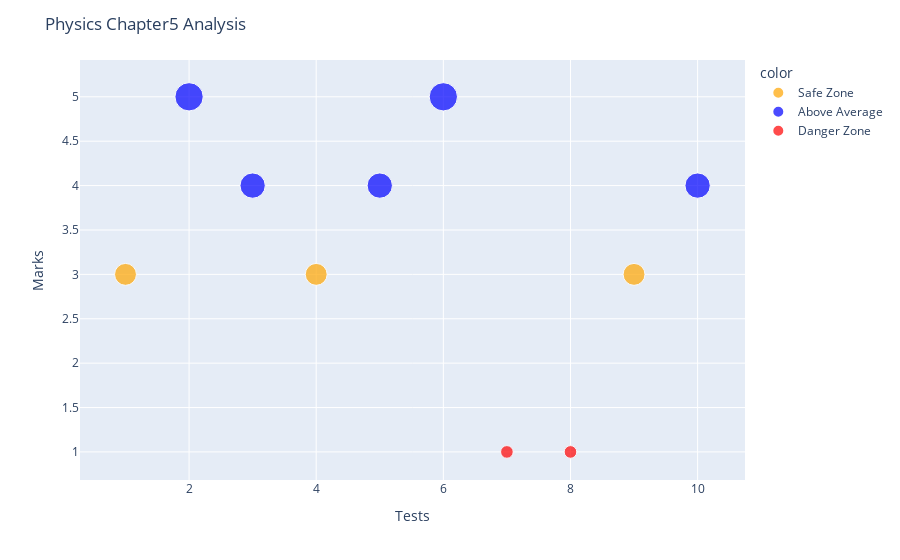

The cell this chart's notebook holds for it:
### Code cell
#Chapterwise Analysis of Physics Subject
str4 = input("Enter Chapter: ")
df2 = pd.DataFrame(phy[str4])
df2.insert(1,'Label',"")
for i in range(10):
    if(str4==chap[i]):
        keyw1 = i
        break; 
awareplot(df2,p[keyw1],str4,'Physics')

### Figure 1 — Plotly figure (JSON) as saved in the notebook; plotly's stock layout.template omitted (floating-point values rounded to 4 significant figures)
{"data": [{"hovertemplate": "<i>TestNo</i>: %{y}<br><b>Marks</b>: %{x}<br>", "hovertext": ["Safe Zone", "Safe Zone", "Safe Zone"], "legendgroup": "Safe Zone", "marker": {"color": "orange", "size": [30, 30, 30], "sizemode": "area", "sizeref": 0.125, "symbol": "circle"}, "mode": "markers", "name": "Safe Zone", "orientation": "v", "showlegend": true, "type": "scatter", "x": [1, 4, 9], "xaxis": "x", "y": [3, 3, 3], "yaxis": "y"}, {"hovertemplate": "<i>TestNo</i>: %{y}<br><b>Marks</b>: %{x}<br>", "hovertext": ["Above Average", "Above Average", "Above Average", "Above Average", "Above Average"], "legendgroup": "Above Average", "marker": {"color": "blue", "size": [50, 40, 40, 50, 40], "sizemode": "area", "sizeref": 0.125, "symbol": "circle"}, "mode": "markers", "name": "Above Average", "orientation": "v", "showlegend": true, "type": "scatter", "x": [2, 3, 5, 6, 10], "xaxis": "x", "y": [5, 4, 4, 5, 4], "yaxis": "y"}, {"hovertemplate": "<i>TestNo</i>: %{y}<br><b>Marks</b>: %{x}<br>", "hovertext": ["Danger Zone", "Danger Zone"], "legendgroup": "Danger Zone", "marker": {"color": "red", "size": [10, 10], "sizemode": "area", "sizeref": 0.125, "symbol": "circle"}, "mode": "markers", "name": "Danger Zone", "orientation": "v", "showlegend": true, "type": "scatter", "x": [7, 8], "xaxis": "x", "y": [1, 1], "yaxis": "y"}], "layout": {"legend": {"itemsizing": "constant", "title": {"text": "color"}, "tracegroupgap": 0}, "margin": {"t": 60}, "title": {"text": "Physics Chapter5 Analysis"}, "xaxis": {"anchor": "y", "domain": [0, 1], "title": {"text": "Tests"}}, "yaxis": {"anchor": "x", "domain": [0, 1], "title": {"text": "Marks"}}}}
